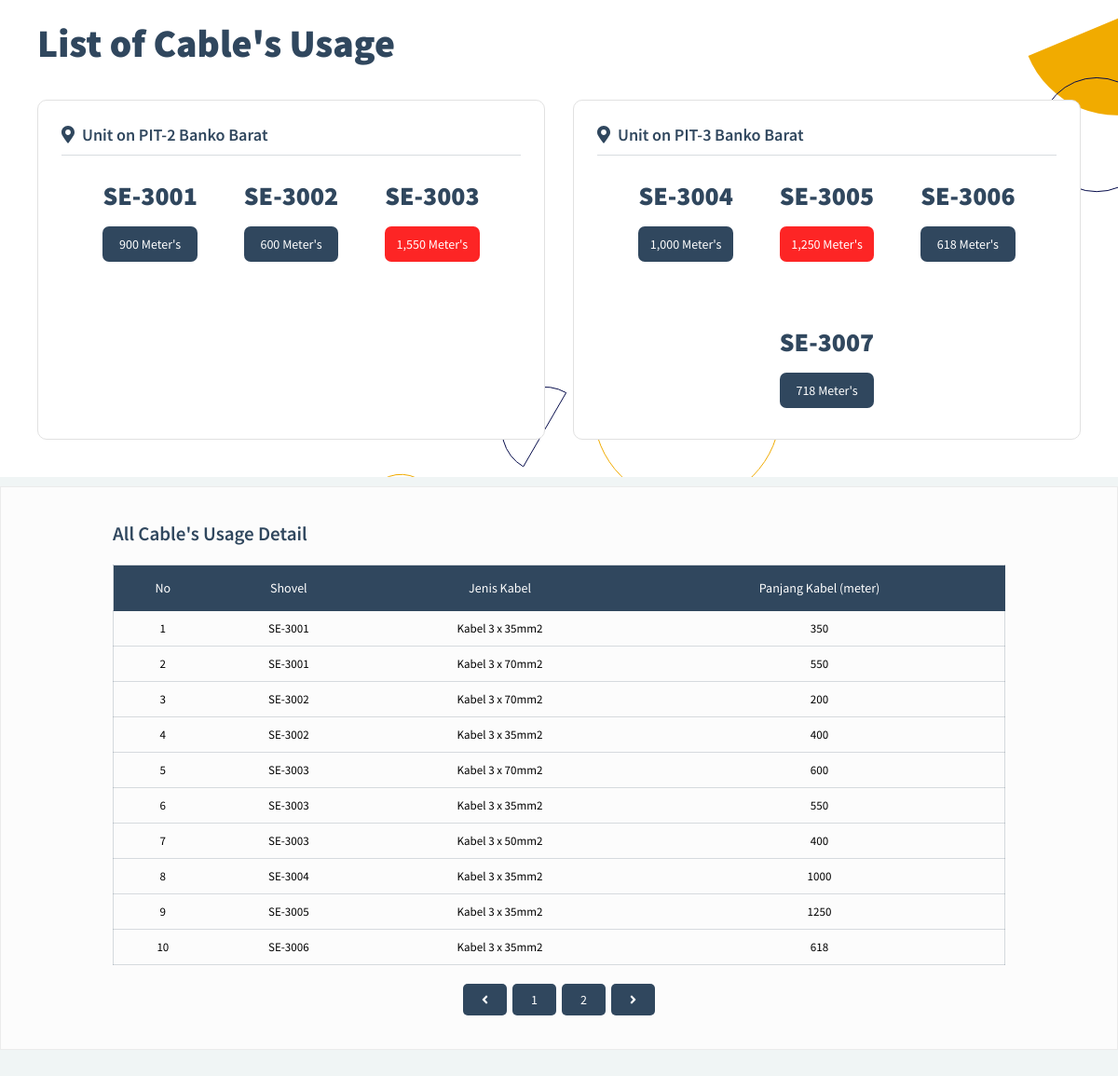
The app's page /pages/kabel/detailCable.php with its own data.
### tables this page shows
CREATE TABLE `t_kabel` (
  `ID` int(11) NOT NULL,
  `SHOVEL` text NOT NULL,
  `KABEL` text NOT NULL,
  `PANJANG` int(4) NOT NULL
);

### phpcode/kabel.php (called while the page is built, shortened)
<?php
    $data3001 = mysqli_query($hostptba, "select SUM(PANJANG) as SE3001 from T_KABEL where SHOVEL = 'SE-3001'");
    $data3002 = mysqli_query($hostptba, "select SUM(PANJANG) as SE3002 from T_KABEL where SHOVEL = 'SE-3002'");
    $data3003 = mysqli_query($hostptba, "select SUM(PANJANG) as SE3003 from T_KABEL where SHOVEL = 'SE-3003'");
    $data3004 = mysqli_query($hostptba, "select SUM(PANJANG) as SE3004 from T_KABEL where SHOVEL = 'SE-3004'");
    $data3005 = mysqli_query($hostptba, "select SUM(PANJANG) as SE3005 from T_KABEL where SHOVEL = 'SE-3005'");
    $data3006 = mysqli_query($hostptba, "select SUM(PANJANG) as SE3006 from T_KABEL where SHOVEL = 'SE-3006'");
    $data3007 = mysqli_query($hostptba, "select SUM(PANJANG) as SE3007 from T_KABEL where SHOVEL = 'SE-3007'");
    $totalSE3001 = mysqli_fetch_array($data3001)['SE3001'];
    $totalSE3002 = mysqli_fetch_array($data3002)['SE3002'];
    $totalSE3003 = mysqli_fetch_array($data3003)['SE3003'];
    $totalSE3004 = mysqli_fetch_array($data3004)['SE3004'];
    $totalSE3005 = mysqli_fetch_array($data3005)['SE3005'];
    $totalSE3006 = mysqli_fetch_array($data3006)['SE3006'];
    $totalSE3007 = mysqli_fetch_array($data3007)['SE3007'];
?>

### pages/kabel/detailCable.php (the view, shortened to what this page needs)
<!DOCTYPE html>
<html lang="en">
<head>
    <link rel='stylesheet' href='../../assets/css/index.css'>
    <link rel='stylesheet' href='../../assets/css/styles.css'>
    <link rel='stylesheet' type='text/css' href='../../assets/css/responsive.css'>
</head>
<body id='pageListrik' style='background: rgb(240,245,245); '>
  <?php
    include '../../phpcode/calculation.php';
    include '../../phpcode/kabel.php';
  ?>
  <div class="dpContainer">
    <h1>List of Cable's Usage</h1>
    <div class="outContainer">
      <div class="dpContainer2 cable">
        <div style="display: flex; align-items: center; margin-bottom: 15px; border-bottom: 1px solid #30475e30; padding-bottom: 10px;">
          <i class="fa fa-lg fa-map-marker-alt" ></i><h2>Unit on PIT-2 Banko Barat</h2>
        </div>
        <div class='cContent'>
          <div>
            <h1>SE-3001</h1>
            <p class="<?php if($totalSE3001 > 1000){echo "redkabel";}?>"><?php echo number_format($totalSE3001) ?> Meter's</p>
          </div>
          <div>
            <h1>SE-3002</h1>
            <p class="<?php if($totalSE3002 > 1000){echo "redkabel";}?>"><?php echo number_format($totalSE3002) ?> Meter's</p>
          </div>
          <div>
            <h1>SE-3003</h1>
            <p class="<?php if($totalSE3003 > 1000){echo "redkabel";}?>"><?php echo number_format($totalSE3003) ?> Meter's</p>
          </div>
        </div>
      </div>
      <div class="dpContainer2 cable">
        <div style="display: flex; align-items: center; margin-bottom: 15px; border-bottom: 1px solid #30475e30; padding-bottom: 10px;">
          <i class="fa fa-lg fa-map-marker-alt" ></i><h2>Unit on PIT-3 Banko Barat</h2>
        </div>
        <div class='cContent'>
          <div>
            <h1>SE-3004</h1>
            <p class="<?php if($totalSE3004 > 1000){echo "redkabel";}?>"><?php echo number_format($totalSE3004) ?> Meter's</p>
          </div>
          <div>
            <h1>SE-3005</h1>
            <p class="<?php if($totalSE3005 > 1000){echo "redkabel";}?>"><?php echo number_format($totalSE3005) ?> Meter's</p>
          </div>
          <div>
            <h1>SE-3006</h1>
            <p class="<?php if($totalSE3006 > 1000){echo "redkabel";}?>"><?php echo number_format($totalSE3006) ?> Meter's</p>
          </div>
          <div>
            <h1>SE-3007</h1>
            <p class="<?php if($totalSE3007 > 1000){echo "redkabel";}?>"><?php echo number_format( $totalSE3007) ?> Meter's</p>
          </div>
        </div>
      </div>
    </div>
  </div>
  <div id ='tabel-problem' class='tabel_problem' style='display: block;'>
    <h1 style="font-size: 1.5rem; color: #30475E; margin-bottom: 20px; font-weight: 600;">All Cable's Usage Detail</h1>
    <table>
      <thead>
        <tr>
          <th>No</th>
          <th>Shovel</th>
          <th>Jenis Kabel</th>
          <th>Panjang Kabel (meter)</th>
        </tr>
      </thead>
      <tbody>
        <?php
          $bataskabel = 10;
          $halamankabel = isset($_GET['halaman_kabel'])?(int)$_GET['halaman_kabel'] : 1;
          $halawalkabel = ($halamankabel > 1) ? ($halamankabel * $bataskabel) - $bataskabel : 0;
          $prevkabel = $halamankabel -1;
          $nextkabel = $halamankabel + 1;
          $datakabel_all = mysqli_query($hostptba, 'select * from T_KABEL order by SHOVEL asc');
          $jumlah_kabel = mysqli_num_rows($datakabel_all);
          $totalhal_kabel = ceil($jumlah_kabel / $bataskabel);
          $datakabel = mysqli_query($hostptba, "select * from T_KABEL order by SHOVEL asc limit $halawalkabel, $bataskabel ");
          $nohal = $halawalkabel + 1;
          while ($t_kabel = mysqli_fetch_array($datakabel)){
            ?>
            <tr>
              <td><?php echo $nohal++; ?></td>
              <td><?php echo $t_kabel['SHOVEL']?></td>
              <td><?php echo $t_kabel['KABEL']?></td>
              <td><?php echo $t_kabel['PANJANG']?></td>
            </tr>
            <?php
          }
        ?>
      </tbody>
    </table>
    <nav>
      <ul class="pageNumber">
        <li>
          <a class="pageact" <?php if($halamankabel >1){
            echo "href='?halaman_kabel=$prevkabel'";
          }?>><i class="fa fa-angle-left" style="margin-right: 0"></i></a>
        </li>
        <?php
          for ($y=1; $y <= $totalhal_kabel; $y++){
            ?>
              <li><a class="pageact" href="?halaman_kabel=<?php echo $y?>"><?php echo $y?></a></li>
            <?php
          }
        ?>
        <li>
          <a class="pageact" <?php if ($halamankabel < $totalhal_kabel){echo "href='?halaman_kabel=$nextkabel'";} ?>><i class="fa fa-angle-right" style="margin-right: 0;"></i></a>
        </li>
      </ul>
    </nav>
  </div>
  </body>
  </html>

### assets/css/index.css (style rules this page uses)
* { font-size: 18px; box-sizing: border-box; font-family: 'Source Sans Pro', sans-serif; padding: 0; margin: 0; }
html { scroll-behavior: smooth; }
nav ul { display: flex; }
ul a { text-decoration: none; display: inline-block; color: inherit; line-height: 35px; }
nav ul li { list-style: none; font-size: 16px; padding: 12px 20px; font-weight: 500; color: #ffffff }

### assets/css/styles.css (style rules this page uses)
* { box-sizing: border-box; margin: 0; padding: 0; font-size: 14px; font-weight: normal; font-family: 'Source Sans Pro', sans-serif; }
html { scroll-behavior: smooth; }
table { border-collapse: collapse; }
a { text-decoration: none; color: inherit; }
.tabel_problem { background: #fcfcfc; width: 100%; padding: 3% 10%; margin: 0 auto; margin-top: 10px; margin-bottom: 50px; border: 1px solid #ebebeb; display: none; }
.tabel_problem table { border-collapse: none; width: 100%; }
.tabel_problem table tr th { padding: 15px 12px; background-color: #30475E; color: white; }
.tabel_problem table tr { border: 1px solid #30475e30; }
.tabel_problem table tr td { padding: 10px 10px; font-size: 13px; text-align: center; }
.redkabel { background: rgb(253, 37, 37) !important; }
.pageNumber { width: 100%; display: flex; margin-top: 20px; justify-content: center; }
.pageNumber li { list-style: none; padding: 0; background: #30475E; color: white; border-radius: 5px; margin: 0 3px; cursor: pointer; }
.pageact { line-height: 1; }
.pageNumber li a { color: white; display: block; width: 100%; padding: 10px 20px; }
.svg-inline--fa { margin-right: 8px; }
.dpContainer { padding: 20px 40px; color: #30475e; background-image: url('../wave-haikei.svg'); background-position: bottom 30% left; }
.dpContainer h1 { font-size: 3rem; font-weight: 800; margin-bottom: 15px; }
.dpContainer h2 { font-size: 1.3rem; font-weight: 600; }
.dpContainer2 { margin: 20px 0; padding: 25px; background: #ffffff; border: 1px solid rgb(225, 225, 225); flex: 1; border-radius: 10px; color: rgb(237, 52, 52); transition: transform 0.1s ease-in-out; }
.outContainer { display: flex; gap: 30px; justify-content: space-between; color: rgb(86, 86, 87); }
.cable { color: #30475e; }
.cContent { display: flex; gap: 50px; flex-wrap: wrap; justify-content: center; text-align: center; }
.cContent h1 { font-size: 2rem; margin-top: 10px; font-weight: 800; color: #30475e; }
.cContent p { color: rgb(87, 87, 87); margin-bottom: 8px; margin-top: 12px; padding: 10px 8px; font-size: 1rem; border-radius: 7px; background: #30475e; color: white; }

### records on screen
t_kabel: SHOVEL "SE-3001", KABEL "Kabel 3 x 35mm2", PANJANG "350"
t_kabel: SHOVEL "SE-3001", KABEL "Kabel 3 x 70mm2", PANJANG "550"
t_kabel: SHOVEL "SE-3002", KABEL "Kabel 3 x 70mm2", PANJANG "200"
t_kabel: SHOVEL "SE-3002", KABEL "Kabel 3 x 35mm2", PANJANG "400"
t_kabel: SHOVEL "SE-3003", KABEL "Kabel 3 x 70mm2", PANJANG "600"
t_kabel: SHOVEL "SE-3003", KABEL "Kabel 3 x 35mm2", PANJANG "550"
t_kabel: SHOVEL "SE-3003", KABEL "Kabel 3 x 50mm2", PANJANG "400"
t_kabel: SHOVEL "SE-3004", KABEL "Kabel 3 x 35mm2", PANJANG "1000"
t_kabel: SHOVEL "SE-3005", KABEL "Kabel 3 x 35mm2", PANJANG "1250"
t_kabel: SHOVEL "SE-3006", KABEL "Kabel 3 x 35mm2", PANJANG "618"

### other values on screen
$totalSE3001 "900"
$totalSE3002 "600"
$totalSE3003 "1,550"
$totalSE3004 "1,000"
$totalSE3005 "1,250"
$totalSE3006 "618"
$totalSE3007 "718"
